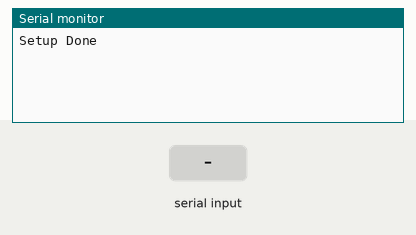
The sketch below on a simulated Arduino Uno, built with avr-gcc and run on an emulated ATmega328P. On the bench: the last lines printed to the serial monitor. The inputs (shaded band) are chosen by the test bench.

Above: at 1.2 s.
1.3 s: "1" received over Serial
At 4.1 s:
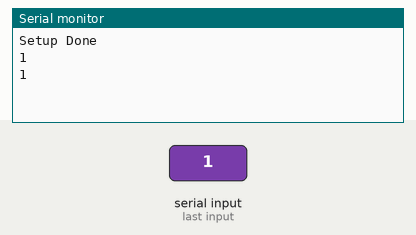
4.3 s: "0" received over Serial
At 5.7 s:
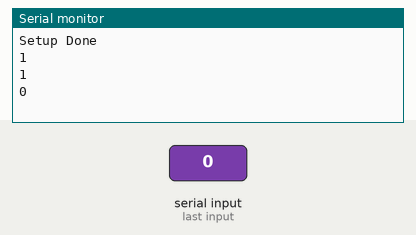
5.8 s: "2" received over Serial
At 7.2 s:
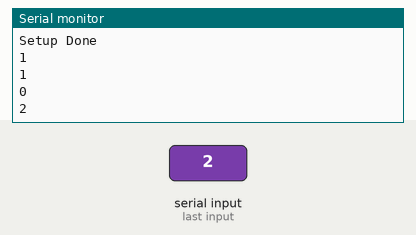
Timing chart, 0 to 8.8 s (numbered marks = the images above; inputs shaded):
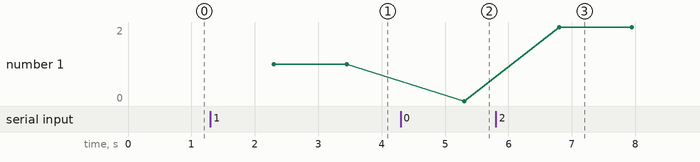

Measured:
- after the input at 1.3 s, the serial monitor: prints a new line after 1.0 s (image 1)
- after the input at 4.3 s, the serial monitor: prints a new line after 1.0 s (image 2)
- after the input at 5.8 s, the serial monitor: prints a new line after 1.0 s (image 3)
- plotted number 1: 1 → 0 after the input at 4.3 s, 0 → 2 after the input at 5.8 s

The sketch:

SerialCon.ino
```cpp
#include <SoftwareSerial.h>
//SoftwareSerial mySerial(0,1);

char receivedChar[77];
//char receivedChar;


void setup()
{
    Serial.begin(115200);
//    mySerial.begin(115200);
    Serial.println("Setup Done");
}
void loop()
{
//    if(mySerial.available()>0)
//    {
      Serial.readBytes(receivedChar,77); //Read the serial data and store in var
//      receivedChar=Serial.read();
      Serial.println(receivedChar); //Print data on Serial Monitor
      delay(150);
//    }
}
```
